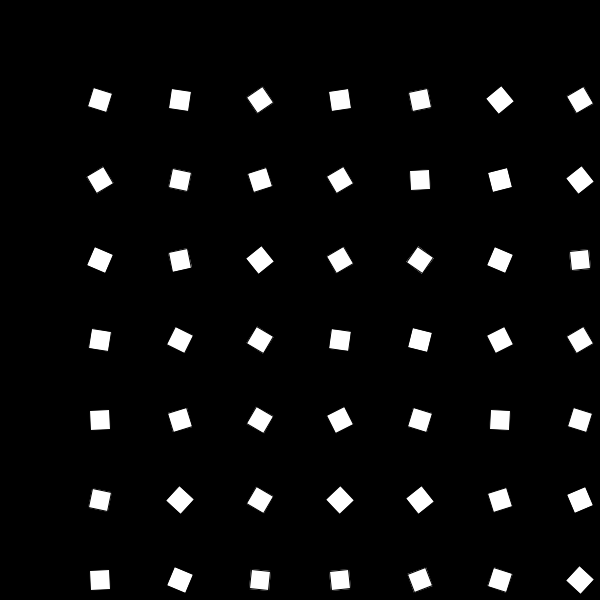
Frame 1 (no input)
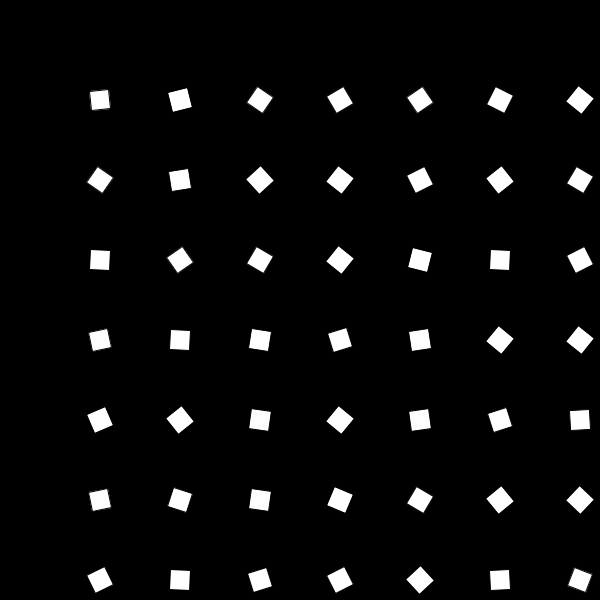
Frame 60 (the mouse pressed at the canvas centre just before this capture)
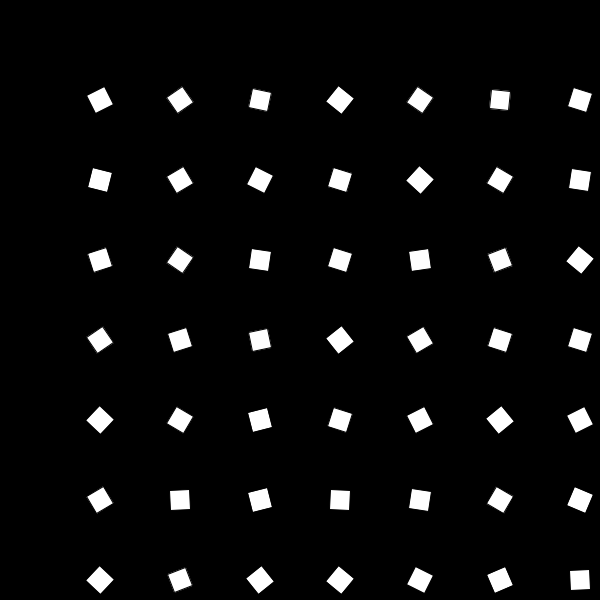
Frame 120 (the mouse held since frame 60 and released just before this capture)

The Processing sketch that drew these frames (run headless with seeded random() and noise(); from frame 60 on, the mouse is pressed at the canvas centre):

// Processing sketch: fan_interface
// ── fan_interface.pde
//single object
//SpinningFan myFan;

//declare array of SpinningFan
//classType [] nameOfArray = new classType[10]
SpinningFan[] fans = new SpinningFan[100]; // declare array of objects called Particle
//Particle[] particles = new Particle[100]; // declare array of objects called Particle


void setup() {
  size(600, 600);

  //setup initial conditoins_
  //myFan = new SpinningFan(100, 100);
  float cols = 10; //play with this # to change # columns

  for (int i=0; i<fans.length; i++) {
    //columns code go from 1d index position to 2d grid position, also used in image
    float rowX = i % cols;
    float colY = (i-rowX) / cols; // finds corresponding row

    fans[i] = new SpinningFan(rowX*80 +100, colY*80 + 100); // play w/ these: spaced out by 20, offset by 100
    //fans[i] = new SpinningFan(i*30,100);
    // particles[i] = new Particle();
  }
}

void draw() {
  background(0);
  //call display for myFan

  for (int i=0; i<fans.length; i++) {
    fans[i].display();
    //fans[i].drawFan();

    //  particles[i].update();
  }
  //myFan.display();
}
// ── SpinningFan.pde
//position
//size
//rotation


class SpinningFan {

  float x=0;
  float y=0;
  float sz=20;
  float rot=random(TWO_PI);

  //constructor called when obj is created, can also pass it some initial starting parameters
  SpinningFan(float nx, float ny) { //best not to call these x and y so not to be confused
    x=nx;
    y=ny;
    //set initial values from sz and rot
  }


  void display() {

    rot = rot + .01;//1/3.0;

    rectMode(CENTER);
    pushMatrix();
    translate(x, y);
    rotate(rot);
         rotate(rot);

    rect(0,0,sz,sz);
    popMatrix();
  }

  //  void drawFan() {
  //    size(600, 600);

  //    fill(50);
  //    pushMatrix();
  //    translate(x, y);//at x and y positions listed above
  //    rotate(rot);
  //    scale(.25);

  //    for (int a=0; a<360; a=a+30) { //incre in steps of 30 from 0 to 360
  //      pushMatrix();
  //      rotate(radians(a));
  //      rect(20, 20, 200, 20);
  //      popMatrix();
  //    }
  //    ellipse(0, 0, 100, 100);

  //    popMatrix();
  //}
}
